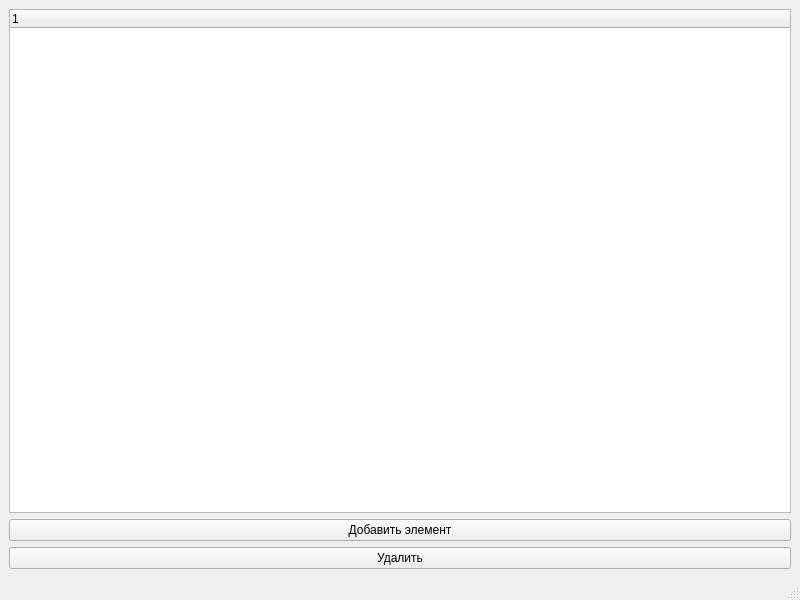
<?xml version="1.0" encoding="UTF-8"?>
<ui version="4.0">
 <class>MainWindow</class>
 <widget class="QMainWindow" name="MainWindow">
  <property name="geometry">
   <rect>
    <x>0</x>
    <y>0</y>
    <width>800</width>
    <height>600</height>
   </rect>
  </property>
  <property name="windowTitle">
   <string>MainWindow</string>
  </property>
  <widget class="QWidget" name="centralwidget">
   <layout class="QGridLayout" name="gridLayout">
    <item row="1" column="0">
     <widget class="QPushButton" name="pushButton">
      <property name="text">
       <string>Добавить элемент</string>
      </property>
     </widget>
    </item>
    <item row="0" column="0">
     <widget class="QTreeWidget" name="treeWidget">
      <column>
       <property name="text">
        <string notr="true">1</string>
       </property>
      </column>
     </widget>
    </item>
    <item row="2" column="0">
     <widget class="QPushButton" name="pushButton_2">
      <property name="text">
       <string>Удалить</string>
      </property>
     </widget>
    </item>
   </layout>
  </widget>
  <widget class="QMenuBar" name="menubar">
   <property name="geometry">
    <rect>
     <x>0</x>
     <y>0</y>
     <width>800</width>
     <height>22</height>
    </rect>
   </property>
  </widget>
  <widget class="QStatusBar" name="statusbar"/>
 </widget>
 <resources/>
 <connections/>
</ui>
